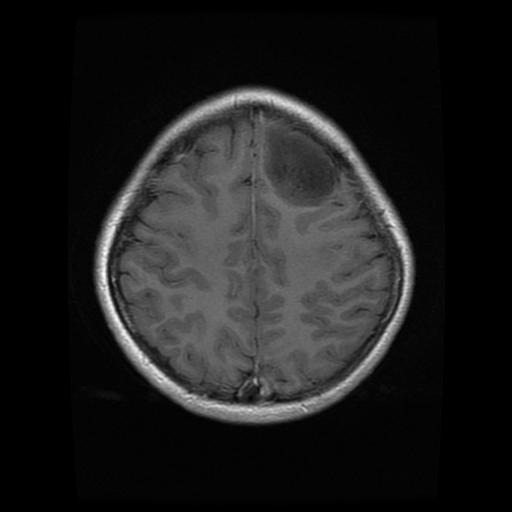
#> input picture src/BrainTumorDataset/Testing/glioma/Te-glTr_0005.jpg, 512 x 512 px; its folder holds only this picture in this run
$ python -i prepare_cc359_shards_288.py   (imports and definitions only)
#> lines starting #> are read from the running program, lines starting #| are printed output that depends on the picture; after the words box and inside, x2 and y2 are one past the last pixel; in counts of white or black regions, pixels touching at a corner belong together
from __future__ import annotations

import os
import re
import json
import time
import zipfile
import random
from pathlib import Path
from typing import Dict, Any, List, Tuple

import numpy as np

# Dependencies:
#   pip install nibabel pillow numpy scipy
import nibabel as nib
from PIL import Image

# Try import scipy (recommended). Fallback if not available.
try:
    from scipy import ndimage as ndi
    SCIPY_OK = True
except Exception:
    SCIPY_OK = False


# -----------------------------
# Config
# -----------------------------
OUT_SIZE = (288, 288)
DEFAULT_KEEP = (0.05, 0.95)        # keep middle slices to reduce empty ends
DEFAULT_MIN_CONTENT = 0.01         # filter extremely empty slices
DEFAULT_AXIS = 2                   # axial after canonical


# -----------------------------
# Logging
# -----------------------------
def log(msg: str) -> None:
    print(f"[{time.strftime('%Y-%m-%d %H:%M:%S')}] {msg}", flush=True)


# -----------------------------
# Basic utilities
# -----------------------------
# [16 lines left out: functions robust_norm_01, get_subject_id, not called in this run]


def find_any_nifti(root: Path) -> List[Path]:
    return sorted(list(root.rglob("*.nii")) + list(root.rglob("*.nii.gz")))


# [32 lines left out: functions already_extracted, safe_unzip, load_manifest, not called in this run]


def save_manifest(manifest_path: Path, manifest: Dict[str, Any]) -> None:
    manifest_path.parent.mkdir(parents=True, exist_ok=True)
    manifest_path.write_text(json.dumps(manifest, indent=2, ensure_ascii=False), encoding="utf-8")


# [72 lines left out: functions should_skip, resize2d_01, save_jpg_from_01, black_ratio, tight_intensity_crop, not called in this run]


# -----------------------------
# Head (skull+brain) crop helpers
# -----------------------------
def otsu_threshold(values: np.ndarray, nbins: int = 256) -> float:
    """Otsu threshold for 1D values."""
    v = values[np.isfinite(values)]
    if v.size == 0:
        return 0.0
    vmin, vmax = float(v.min()), float(v.max())
    if vmax <= vmin:
        return vmin
    hist, bin_edges = np.histogram(v, bins=nbins, range=(vmin, vmax))
    hist = hist.astype(np.float64)
    prob = hist / (hist.sum() + 1e-12)
    centers = (bin_edges[:-1] + bin_edges[1:]) / 2.0

    omega = np.cumsum(prob)
    mu = np.cumsum(prob * centers)
    mu_t = mu[-1]
    sigma_b2 = (mu_t * omega - mu) ** 2 / (omega * (1.0 - omega) + 1e-12)
    idx = int(np.nanargmax(sigma_b2))
    return float(centers[idx])


def head_mask_and_crop(
    img01: np.ndarray,
    margin: int = 12,
    dilate_iter: int = 2,
    close_iter: int = 2,
    min_area_ratio: float = 0.01,
) -> Tuple[np.ndarray, Tuple[int, int, int, int]]:
    """
    Crop head region (skull+brain) from a 2D slice:
    - threshold (Otsu on non-zero region)
    - closing + fill holes + largest component (requires scipy)
    - dilation to include skull edge
    Returns cropped image and bbox (r0,r1,c0,c1) on original.
    """
    x = img01.astype(np.float32)
    h, w = x.shape

    # fallback if scipy not available
    if not SCIPY_OK:
        fg = x[x > 0]
        if fg.size < 100:
            return x, (0, h, 0, w)
        thr = np.percentile(fg, 20)
        mask = x > thr
        ys, xs = np.where(mask)
        if ys.size == 0:
            return x, (0, h, 0, w)
        r0, r1 = ys.min(), ys.max() + 1
        c0, c1 = xs.min(), xs.max() + 1
        r0 = max(0, r0 - margin); c0 = max(0, c0 - margin)
        r1 = min(h, r1 + margin); c1 = min(w, c1 + margin)
        return x[r0:r1, c0:c1], (r0, r1, c0, c1)

    fg = x[x > 0]
    if fg.size < 100:
        return x, (0, h, 0, w)

    thr = otsu_threshold(fg, nbins=256)
    mask = x > thr

    if close_iter > 0:
        mask = ndi.binary_closing(mask, iterations=close_iter)
    mask = ndi.binary_fill_holes(mask)

    lab, n = ndi.label(mask)
    if n > 1:
        sizes = ndi.sum(mask, lab, index=np.arange(1, n + 1))
        best = int(np.argmax(sizes)) + 1
        mask = lab == best

    if mask.mean() < min_area_ratio:
        mask = x > 0
        mask = ndi.binary_fill_holes(mask)
        lab, n = ndi.label(mask)
        if n > 1:
            sizes = ndi.sum(mask, lab, index=np.arange(1, n + 1))
            best = int(np.argmax(sizes)) + 1
            mask = lab == best

    if dilate_iter > 0:
        mask = ndi.binary_dilation(mask, iterations=dilate_iter)

    ys, xs = np.where(mask)
    if ys.size == 0:
        return x, (0, h, 0, w)

    r0, r1 = ys.min(), ys.max() + 1
    c0, c1 = xs.min(), xs.max() + 1

    r0 = max(0, r0 - margin)
    c0 = max(0, c0 - margin)
    r1 = min(h, r1 + margin)
    c1 = min(w, c1 + margin)

    return x[r0:r1, c0:c1], (r0, r1, c0, c1)


# -----------------------------
# Conversion: NIfTI -> shard (.npz)
# -----------------------------
# [288 lines left out: functions convert_one_subject, main, save_png16_from_01, export_npz_shard_to_images, not called in this run]


# [80 lines not run here, left out]

>>> import cv2
>>> picture = cv2.imread('src/BrainTumorDataset/Testing/glioma/Te-glTr_0005.jpg', cv2.IMREAD_GRAYSCALE)
#> picture is the input picture: shape (512, 512); min 0, max 255, mean 29.6
>>> result = head_mask_and_crop(picture)
#> in otsu_threshold, `vmin, vmax = float(v.min()), float(v.max())`: vmin = 1; vmax = 255
#> in otsu_threshold, `hist, bin_edges = np.histogram(v, bins=nbins, range=(vmin, vmax))`: hist = 256 values, max 52834 at index 3, min 0 at index 127, mean 719.7; bin_edges = 257 values from 1 to 255
#> in otsu_threshold, `prob = hist / (hist.sum() + 1e-12)`: prob = 256 values, max 0.287 at index 3, min 0 at index 127, mean 0.00391
#> in otsu_threshold, `centers = (bin_edges[:-1] + bin_edges[1:]) / 2.0`: centers = 256 values from 1.5 to 254.5
#> in otsu_threshold, `omega = np.cumsum(prob)`: omega = 256 values from 0.0112 to 1
#> in otsu_threshold, `mu = np.cumsum(prob * centers)`: mu = 256 values from 0.0167 to 42.34
#> in otsu_threshold, `mu_t = mu[-1]`: mu_t = 42.34
#> in otsu_threshold, `sigma_b2 = (mu_t * omega - mu) ** 2 / (omega * (1.0 - omega) + 1e-12)`: sigma_b2 = 256 values, max 1800.7 at index 50, min 4.54e-16 at index 255, mean 813.3
#> in otsu_threshold, `idx = int(np.nanargmax(sigma_b2))`: idx = 50
#> in head_mask_and_crop, `thr = otsu_threshold(fg, nbins=256)`: thr = 51.11
#> in head_mask_and_crop, `mask = x > thr`:
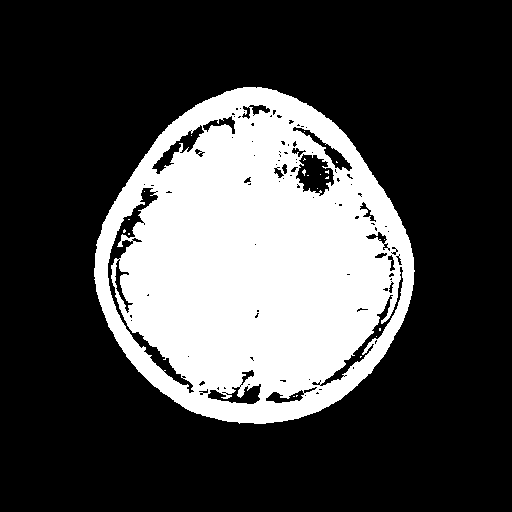
#> mask: shape (512, 512) bool; 27.8% white; 21 white regions (20 under 20 px), largest, box (x1, y1, x2, y2) and area: (94, 87, 415, 424) 72923
#> in head_mask_and_crop, `mask = ndi.binary_closing(mask, iterations=close_iter)`:
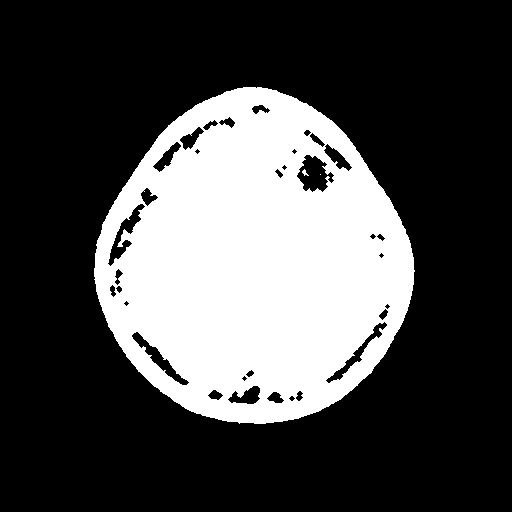
#> mask: shape (512, 512) bool; 28.8% white; 3 white regions (1 under 20 px), largest, box (x1, y1, x2, y2) and area: (94, 87, 415, 424) 75368, (302, 169, 309, 176) 23
#> in head_mask_and_crop, `mask = ndi.binary_fill_holes(mask)`:
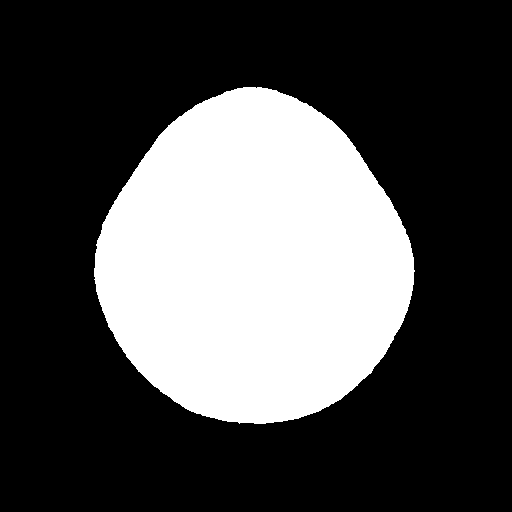
#> mask: shape (512, 512) bool; 30.6% white; 1 white region, box (x1, y1, x2, y2) and area: (94, 87, 415, 424) 80185
#> in head_mask_and_crop, `lab, n = ndi.label(mask)`: n = 1
#> in head_mask_and_crop, `mask = ndi.binary_dilation(mask, iterations=dilate_iter)`:
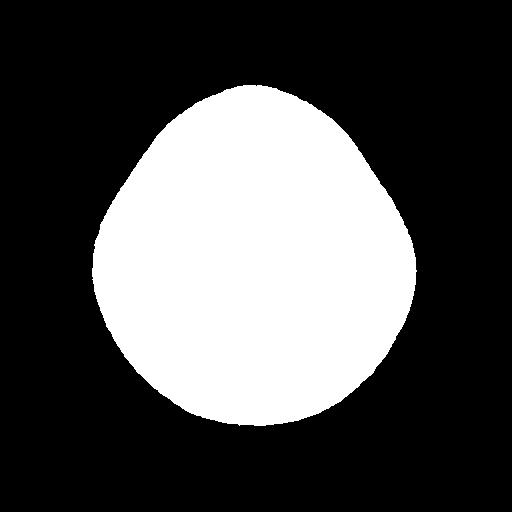
#> mask: shape (512, 512) bool; 31.3% white; 1 white region, box (x1, y1, x2, y2) and area: (92, 85, 417, 426) 81989
#> in head_mask_and_crop, `r0, r1 = ys.min(), ys.max() + 1`: r0 = 85; r1 = 426
#> in head_mask_and_crop, `c0, c1 = xs.min(), xs.max() + 1`: c0 = 92; c1 = 417
#> in head_mask_and_crop, `r0 = max(0, r0 - margin)`: r0 = 73
#> in head_mask_and_crop, `c0 = max(0, c0 - margin)`: c0 = 80
#> in head_mask_and_crop, `r1 = min(h, r1 + margin)`: r1 = 438
#> in head_mask_and_crop, `c1 = min(w, c1 + margin)`: c1 = 429

$ run again, on src/BrainTumorDataset/Testing/glioma/Te-gl_0010.jpg
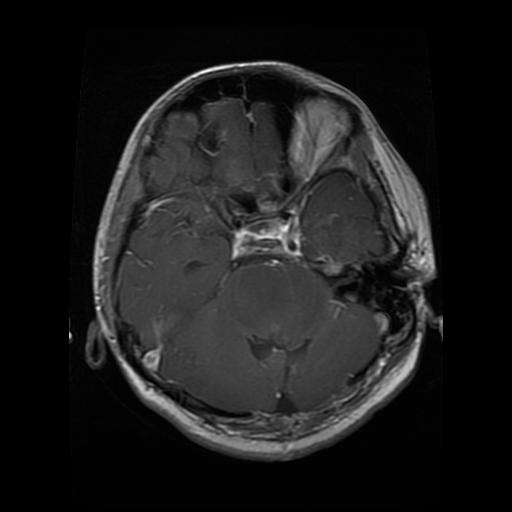
#> input picture src/BrainTumorDataset/Testing/glioma/Te-gl_0010.jpg, 512 x 512 px
#> picture is the input picture: shape (512, 512); min 0, max 255, mean 27.9
#> vmin = 1; vmax = 255
#> hist = 256 values, max 29327 at index 1, min 0 at index 127, mean 694.7; bin_edges = 257 values from 1 to 255
#> prob = 256 values, max 0.165 at index 1, min 0 at index 127, mean 0.00391
#> centers = 256 values from 1.5 to 254.5
#> omega = 256 values from 0.0156 to 1
#> mu = 256 values from 0.0233 to 41.33
#> mu_t = 41.33
#> sigma_b2 = 256 values, max 1088.3 at index 39, min 4.55e-16 at index 255, mean 464.7
#> idx = 39
#> thr = 40.19
#> in head_mask_and_crop, `lab, n = ndi.label(mask)`:
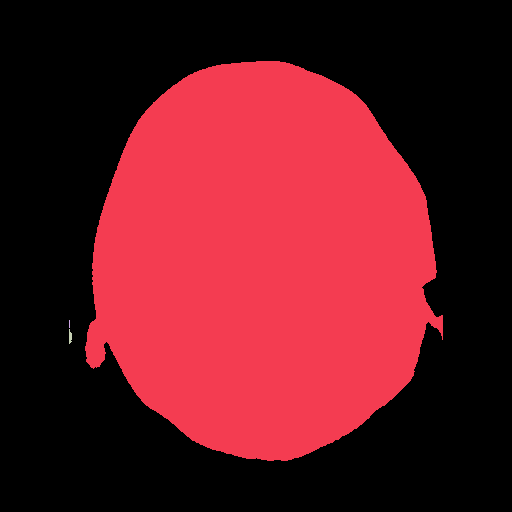
#> lab: shape (512, 512) int32; 4 distinct labels, from 0 to 3; one colour per label, 0 black
#> n = 3
#> sizes = [107555, 8, 34]
#> best = 1
#> in head_mask_and_crop, `mask = ndi.binary_dilation(mask, iterations=dilate_iter)`:
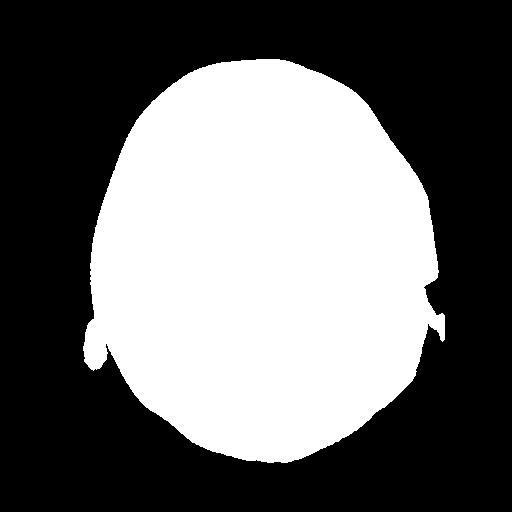
#> mask: shape (512, 512) bool; 41.9% white; 1 white region, box (x1, y1, x2, y2) and area: (83, 59, 445, 463) 109901
#> in head_mask_and_crop, `r0, r1 = ys.min(), ys.max() + 1`: r0 = 59; r1 = 463
#> in head_mask_and_crop, `c0, c1 = xs.min(), xs.max() + 1`: c0 = 83; c1 = 445
#> in head_mask_and_crop, `r0 = max(0, r0 - margin)`: r0 = 47
#> in head_mask_and_crop, `c0 = max(0, c0 - margin)`: c0 = 71
#> in head_mask_and_crop, `r1 = min(h, r1 + margin)`: r1 = 475
#> in head_mask_and_crop, `c1 = min(w, c1 + margin)`: c1 = 457

$ run again, on src/BrainTumorDataset/Testing/glioma/Te-gl_0011.jpg
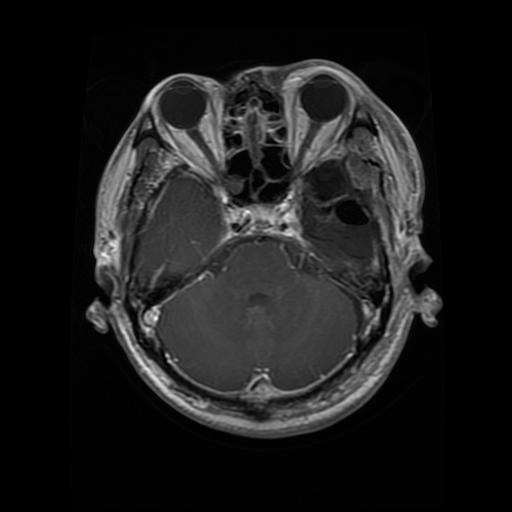
#> input picture src/BrainTumorDataset/Testing/glioma/Te-gl_0011.jpg, 512 x 512 px
#> picture is the input picture: shape (512, 512); min 0, max 250, mean 28.2
#> vmin = 1; vmax = 250
#> hist = 256 values, max 28866 at index 1, min 0 at index 36, mean 688.2; bin_edges = 257 values from 1 to 250
#> prob = 256 values, max 0.164 at index 1, min 0 at index 36, mean 0.00391
#> centers = 256 values from 1.49 to 249.5
#> omega = 256 values from 0.119 to 1
#> mu = 256 values from 0.177 to 42.13
#> mu_t = 42.13
#> sigma_b2 = 256 values, max 1355.9 at index 45, min 5.05e-17 at index 255, mean 636.6
#> idx = 45
#> thr = 45.26
#> in head_mask_and_crop, `mask = x > thr`:
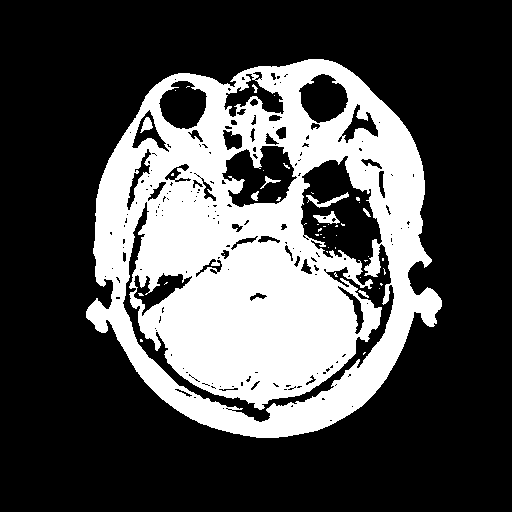
#> mask: shape (512, 512) bool; 30.2% white; 46 white regions (37 under 20 px), largest, box (x1, y1, x2, y2) and area: (86, 59, 442, 438) 78297, (306, 192, 349, 208) 192, (313, 211, 340, 224) 167
#> lab: shape (512, 512) int32; values 0 (black) and 1 (white), 38.9% white; 1 white region, box (x1, y1, x2, y2) and area: (86, 59, 442, 438) 101905
#> n = 1
#> in head_mask_and_crop, `mask = ndi.binary_dilation(mask, iterations=dilate_iter)`:
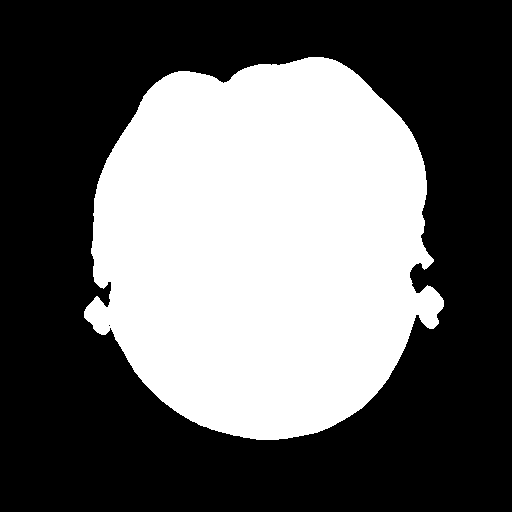
#> mask: shape (512, 512) bool; 39.8% white; 1 white region, box (x1, y1, x2, y2) and area: (84, 57, 444, 440) 104297
#> in head_mask_and_crop, `r0, r1 = ys.min(), ys.max() + 1`: r0 = 57; r1 = 440
#> in head_mask_and_crop, `c0, c1 = xs.min(), xs.max() + 1`: c0 = 84; c1 = 444
#> in head_mask_and_crop, `r0 = max(0, r0 - margin)`: r0 = 45
#> in head_mask_and_crop, `c0 = max(0, c0 - margin)`: c0 = 72
#> in head_mask_and_crop, `r1 = min(h, r1 + margin)`: r1 = 452
#> in head_mask_and_crop, `c1 = min(w, c1 + margin)`: c1 = 456

$ run again, on src/BrainTumorDataset/Testing/glioma/Te-gl_0013.jpg
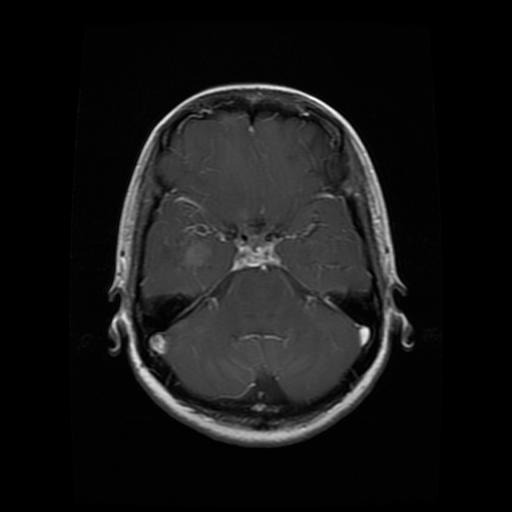
#> input picture src/BrainTumorDataset/Testing/glioma/Te-gl_0013.jpg, 512 x 512 px
#> picture is the input picture: shape (512, 512); min 0, max 255, mean 22.1
#> vmin = 1; vmax = 255
#> hist = 256 values, max 55550 at index 1, min 0 at index 127, mean 695.2; bin_edges = 257 values from 1 to 255
#> prob = 256 values, max 0.312 at index 1, min 0 at index 127, mean 0.00391
#> centers = 256 values from 1.5 to 254.5
#> omega = 256 values from 0.0205 to 1
#> mu = 256 values from 0.0307 to 32.83
#> mu_t = 32.83
#> sigma_b2 = 256 values, max 1130.1 at index 39, min 5.05e-17 at index 255, mean 551.4
#> idx = 39
#> thr = 40.19
#> in head_mask_and_crop, `mask = x > thr`:
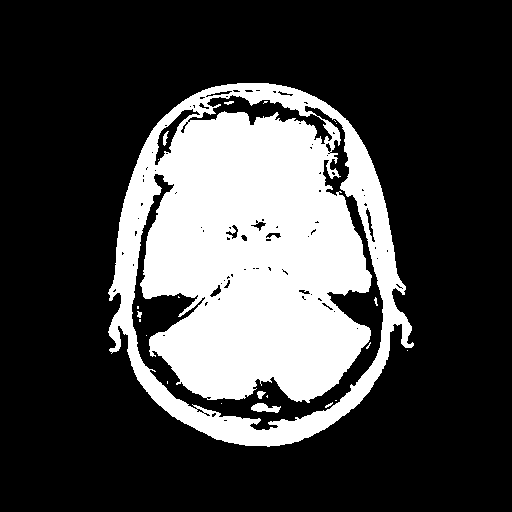
#> mask: shape (512, 512) bool; 26.6% white; 22 white regions (16 under 20 px), largest, box (x1, y1, x2, y2) and area: (108, 83, 414, 447) 69224, (251, 403, 281, 413) 184, (163, 131, 169, 146) 46, (257, 391, 266, 399) 45, (224, 101, 234, 105) 25, (137, 311, 142, 318) 24
#> lab: shape (512, 512) int32; values 0 (black) and 1 (white), 32% white; 1 white region, box (x1, y1, x2, y2) and area: (108, 83, 414, 447) 83939
#> n = 1
#> in head_mask_and_crop, `mask = ndi.binary_dilation(mask, iterations=dilate_iter)`:
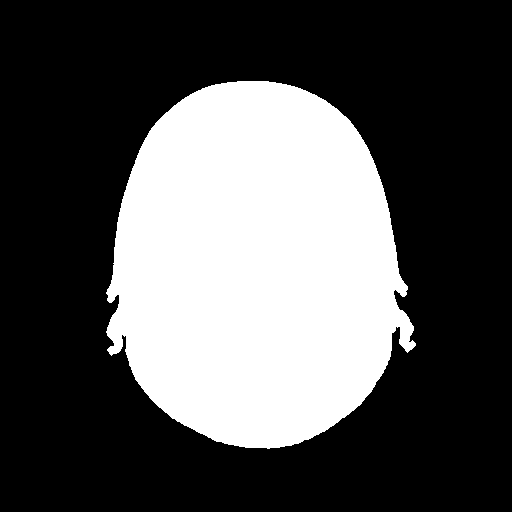
#> mask: shape (512, 512) bool; 32.9% white; 1 white region, box (x1, y1, x2, y2) and area: (106, 81, 416, 449) 86163
#> in head_mask_and_crop, `r0, r1 = ys.min(), ys.max() + 1`: r0 = 81; r1 = 449
#> in head_mask_and_crop, `c0, c1 = xs.min(), xs.max() + 1`: c0 = 106; c1 = 416
#> in head_mask_and_crop, `r0 = max(0, r0 - margin)`: r0 = 69
#> in head_mask_and_crop, `c0 = max(0, c0 - margin)`: c0 = 94
#> in head_mask_and_crop, `r1 = min(h, r1 + margin)`: r1 = 461
#> in head_mask_and_crop, `c1 = min(w, c1 + margin)`: c1 = 428
